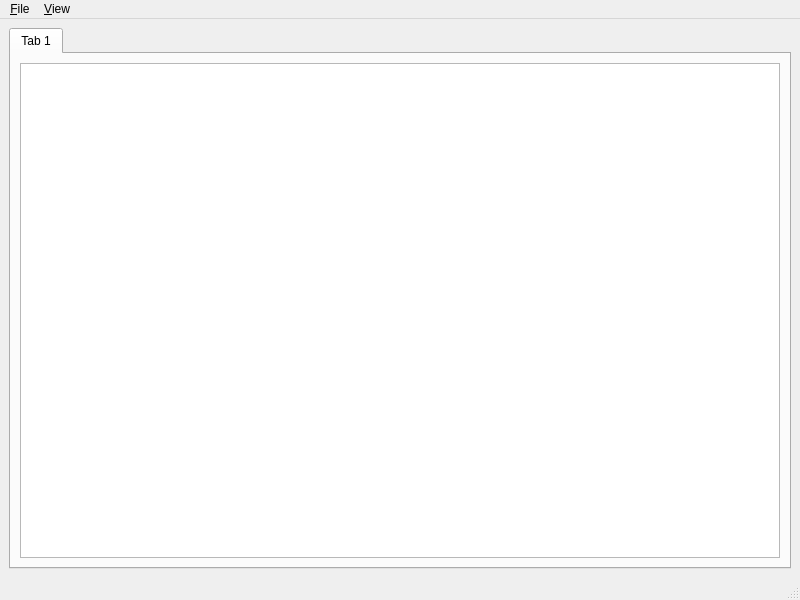
<?xml version="1.0" encoding="UTF-8"?>
<ui version="4.0">
 <class>MainWindow</class>
 <widget class="QMainWindow" name="MainWindow">
  <property name="geometry">
   <rect>
    <x>0</x>
    <y>0</y>
    <width>800</width>
    <height>600</height>
   </rect>
  </property>
  <property name="windowTitle">
   <string>PLaSK</string>
  </property>
  <property name="windowIcon">
   <iconset>
    <normaloff>plask.png</normaloff>plask.png</iconset>
  </property>
  <property name="locale">
   <locale language="English" country="UnitedStates"/>
  </property>
  <widget class="QWidget" name="centralwidget">
   <property name="enabled">
    <bool>true</bool>
   </property>
   <property name="sizePolicy">
    <sizepolicy hsizetype="Preferred" vsizetype="Preferred">
     <horstretch>0</horstretch>
     <verstretch>0</verstretch>
    </sizepolicy>
   </property>
   <layout class="QVBoxLayout" name="verticalLayout">
    <item>
     <widget class="QTabWidget" name="tabWidget">
      <property name="currentIndex">
       <number>0</number>
      </property>
      <widget class="QWidget" name="tab1">
       <attribute name="title">
        <string>Tab 1</string>
       </attribute>
       <layout class="QVBoxLayout" name="verticalLayout_2">
        <item>
         <widget class="QTextBrowser" name="textBrowser1"/>
        </item>
       </layout>
      </widget>
     </widget>
    </item>
   </layout>
  </widget>
  <widget class="QMenuBar" name="menubar">
   <property name="geometry">
    <rect>
     <x>0</x>
     <y>0</y>
     <width>800</width>
     <height>20</height>
    </rect>
   </property>
   <widget class="QMenu" name="menu_File">
    <property name="title">
     <string>&amp;File</string>
    </property>
    <addaction name="actionRun"/>
    <addaction name="actionQuit"/>
   </widget>
   <widget class="QMenu" name="menu_View">
    <property name="title">
     <string>&amp;View</string>
    </property>
    <addaction name="actionError"/>
    <addaction name="actionWarning"/>
    <addaction name="actionInfo"/>
    <addaction name="actionResult"/>
    <addaction name="actionData"/>
    <addaction name="actionDetail"/>
    <addaction name="actionDebug"/>
   </widget>
   <addaction name="menu_File"/>
   <addaction name="menu_View"/>
  </widget>
  <widget class="QStatusBar" name="statusbar"/>
  <action name="actionRun">
   <property name="text">
    <string>&amp;Run...</string>
   </property>
  </action>
  <action name="actionQuit">
   <property name="text">
    <string>&amp;Quit</string>
   </property>
  </action>
  <action name="actionError">
   <property name="checkable">
    <bool>true</bool>
   </property>
   <property name="checked">
    <bool>true</bool>
   </property>
   <property name="text">
    <string>&amp;Error</string>
   </property>
  </action>
  <action name="actionWarning">
   <property name="checkable">
    <bool>true</bool>
   </property>
   <property name="checked">
    <bool>true</bool>
   </property>
   <property name="text">
    <string>&amp;Warning</string>
   </property>
  </action>
  <action name="actionInfo">
   <property name="checkable">
    <bool>true</bool>
   </property>
   <property name="checked">
    <bool>true</bool>
   </property>
   <property name="text">
    <string>&amp;Info</string>
   </property>
  </action>
  <action name="actionResult">
   <property name="checkable">
    <bool>true</bool>
   </property>
   <property name="checked">
    <bool>true</bool>
   </property>
   <property name="text">
    <string>&amp;Result</string>
   </property>
  </action>
  <action name="actionData">
   <property name="checkable">
    <bool>true</bool>
   </property>
   <property name="checked">
    <bool>true</bool>
   </property>
   <property name="text">
    <string>&amp;Data</string>
   </property>
  </action>
  <action name="actionDebug">
   <property name="checkable">
    <bool>true</bool>
   </property>
   <property name="checked">
    <bool>false</bool>
   </property>
   <property name="text">
    <string>De&amp;bug</string>
   </property>
  </action>
  <action name="actionDetail">
   <property name="checkable">
    <bool>true</bool>
   </property>
   <property name="checked">
    <bool>true</bool>
   </property>
   <property name="text">
    <string>De&amp;tail</string>
   </property>
  </action>
 </widget>
 <resources>
  <include location="../../duplask/duplask.svg"/>
 </resources>
 <connections/>
</ui>
